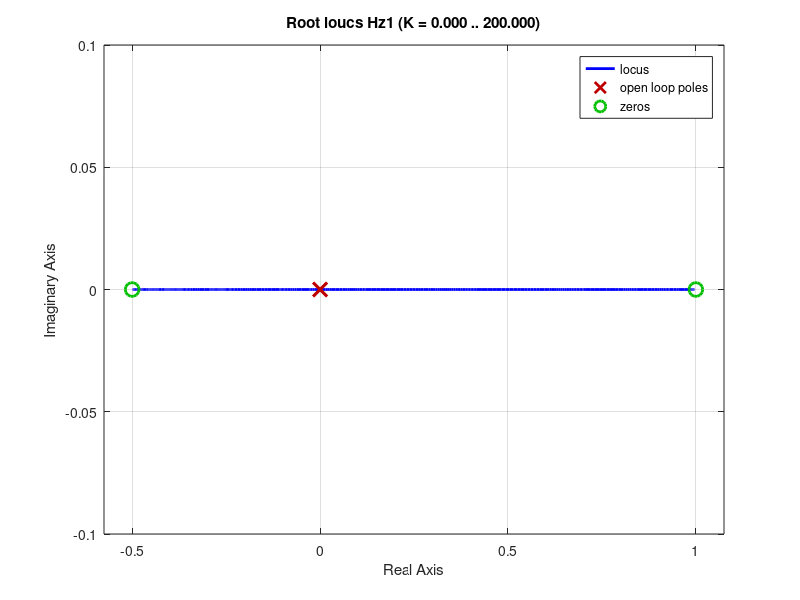
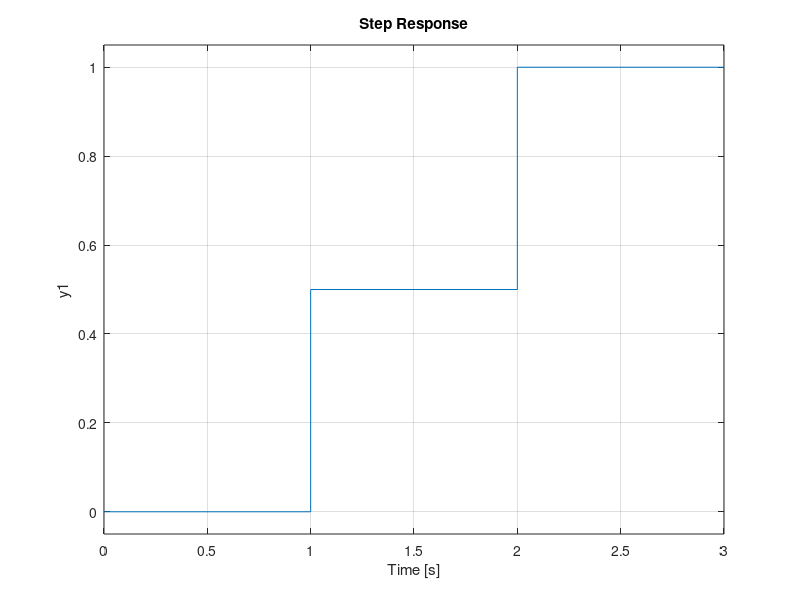

Write MATLAB code to recreate these figures, in order.
%Zachary Vogel
%Problem 5
% homework 4
%ecen 5458

Hz1=tf([1 -.5 -.5],[1 0 0],1)
rlocus(Hz1)
figure
Hz=tf([.5 .5],[1 0 0],1)
step(Hz)